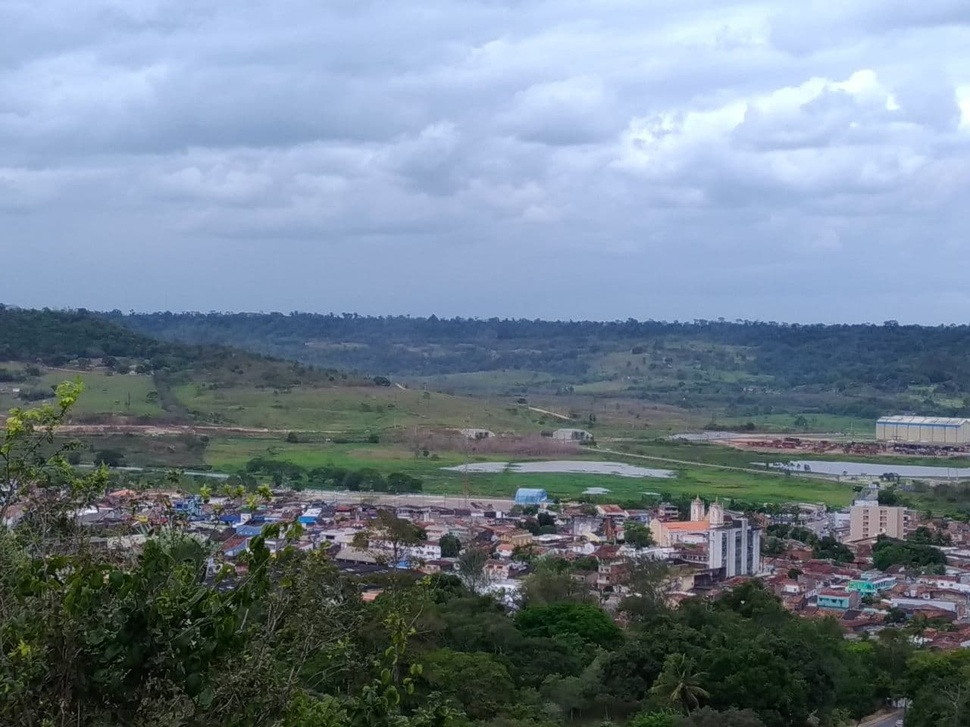
#> input picture Listas/Lista_2/imagens/img1.jpg, 970 x 727 px, shrunk from 1280 x 960 before the run; its folder holds 5 pictures in this run
$ jupyter execute --allow-errors Lista_2.ipynb
#> lines starting #> are read from the running program, lines starting #| are printed output that depends on the picture; after the words box and inside, x2 and y2 are one past the last pixel; in counts of white or black regions, pixels touching at a corner belong together
**Questão 1)** Na documentação da OpenCV é possı́vel encontrar diversos detectores e descritores 1 . Usando um conjunto com pelo menos 6 imagens (você pode tirar fotos com seu telefone, por exemplo), experimente três detectores distintos nestas imagens, incluindo o detector de Harris. Pesquise e descreva resumidamente com suas palavras (até 200 palavras para cada) como cada um funciona, incluindo seus parâmetros e quais suas principais diferenças. Exiba resultados nas suas imagens, e em quais situações cada um funciona bem ou mal. Discuta seus parâmetros. Qual deles você achou melhor? Justifique.

[cell 1]
import os
import glob
import cv2
import numpy
from matplotlib import pyplot

[cell 2]
# Read files in order: https://bit.ly/2KCRqbz
img_files = glob.glob("./imagens/*.jpg")
img_files.sort()

img = [cv2.imread(img) for img in img_files]
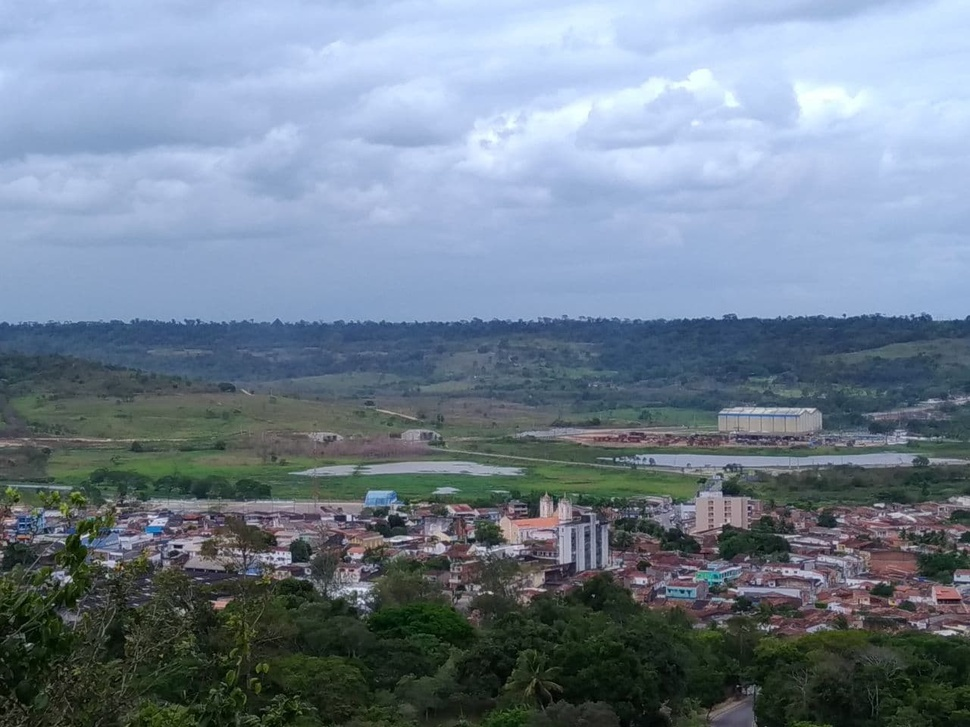
#> input picture Listas/Lista_2/imagens/img2.jpg, 970 x 727 px, shrunk from 1280 x 960 before the run
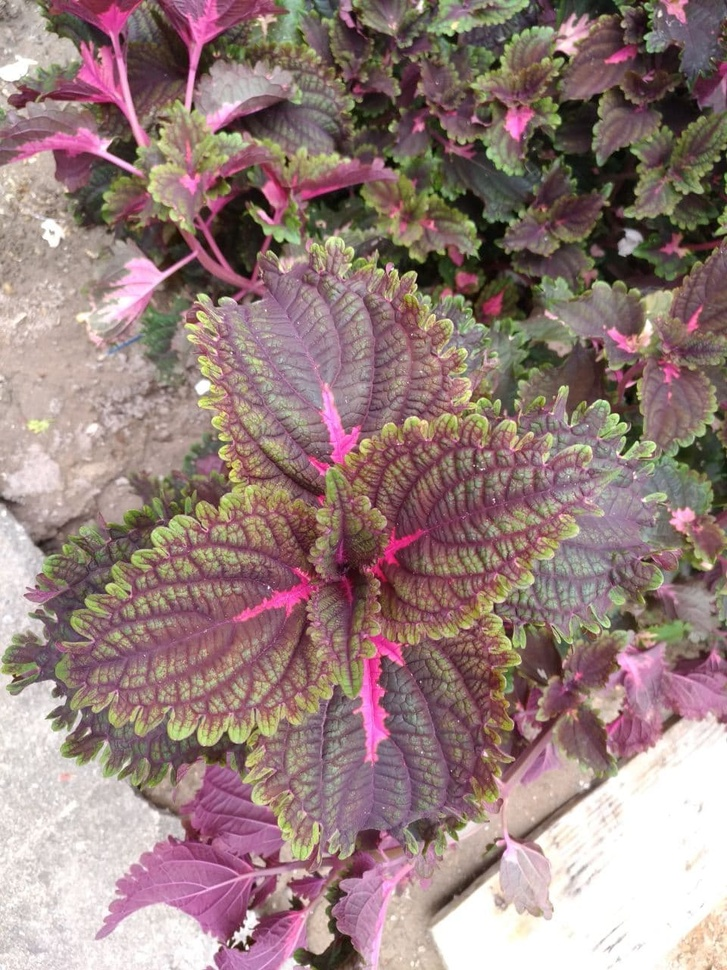
#> input picture Listas/Lista_2/imagens/img3.jpg, 727 x 970 px, shrunk from 960 x 1280 before the run
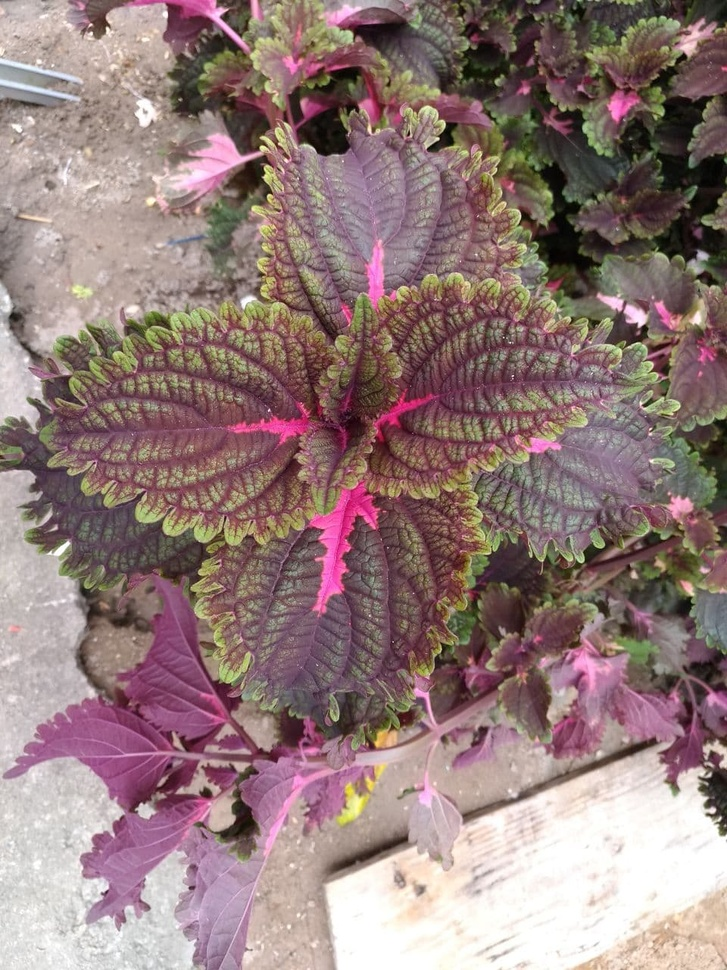
#> input picture Listas/Lista_2/imagens/img4.jpg, 727 x 970 px, shrunk from 960 x 1280 before the run
#> img = 4 items

pyplot.subplot(2, 3, 1), pyplot.imshow(img[0]), pyplot.title('Img1')
pyplot.subplot(2, 3, 2), pyplot.imshow(img[1]), pyplot.title('Img2')
pyplot.subplot(2, 3, 3), pyplot.imshow(img[2]), pyplot.title('Img3')
pyplot.subplot(2, 3, 4), pyplot.imshow(img[3]), pyplot.title('Img4')
#> (the rest of this cell did not finish here and is left out)

[cell 3]
# BGR to RGB
grayscale = [cv2.cvtColor(img_f, cv2.COLOR_BGR2GRAY) for img_f in img]
#> grayscale = 4 items

[cell 4]
# Transformando em numpy
grayscale_np = [numpy.float32(img) for img in grayscale]
#> grayscale_np = 4 items

# Aplicando o filtro de Harris
corner_harris = [cv2.cornerHarris(gray, 2, 3, 0.04) for gray in grayscale_np]
#> corner_harris = 4 items

# Marcando os pontos
corner_harris = [cv2.dilate(dst,None) for dst in corner_harris]

# Marcando o threshold para o valor ótimo com a cor vermelha [255, 0, 0]
for i in range(len(img)):
    img[i][corner_harris[i] > 0.01*corner_harris[i].max()] = [255, 0, 0]
#> this loop made 4 passes

pyplot.subplot(2, 3, 1), pyplot.imshow(img[0]), pyplot.title('Img1')
pyplot.subplot(2, 3, 2), pyplot.imshow(img[1]), pyplot.title('Img2')
pyplot.subplot(2, 3, 3), pyplot.imshow(img[2]), pyplot.title('Img3')
pyplot.subplot(2, 3, 4), pyplot.imshow(img[3]), pyplot.title('Img4')
#> (the rest of this cell did not finish here and is left out)

#> (a cell that did not finish here is left out)

[cell 6]
import numpy as np
import cv2 as cv
from matplotlib import pyplot as plt
img = cv.imread('./imagens/chessboard.png')
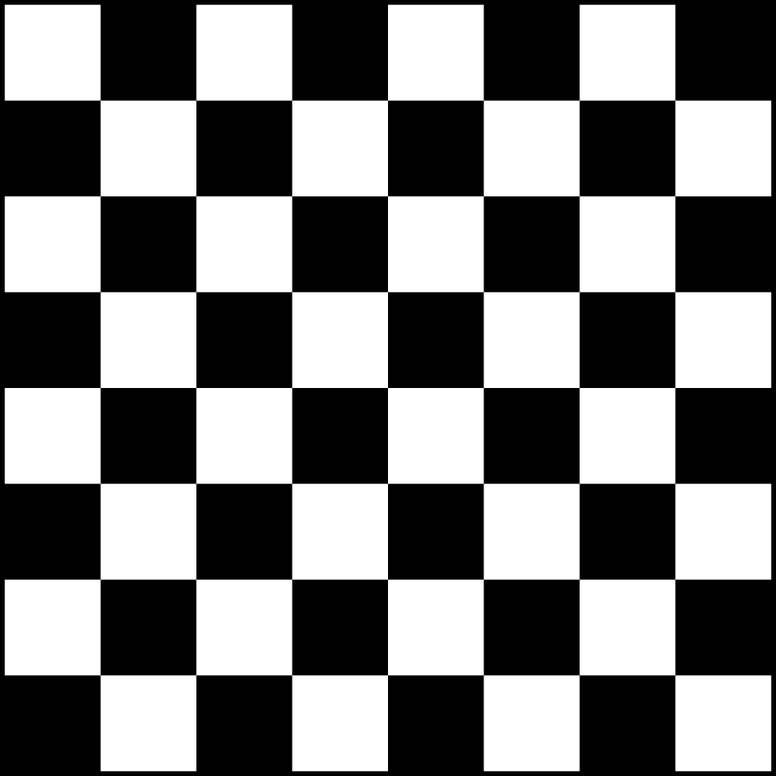
#> input picture Listas/Lista_2/imagens/chessboard.png, 776 x 776 px, shrunk from 1024 x 1024 before the run
#> img is the input picture: shape (776, 776, 3); min 0, max 255, mean 124.4
gray = cv.cvtColor(img,cv.COLOR_BGR2GRAY)
corners = cv.goodFeaturesToTrack(gray,25,0.01,10)
#> corners = 25 rows, first 8: [388, 388], [387, 483], [388, 292], [387, 579], [388, 196], [387, 675], [388, 100], [483, 388]
corners = np.int0(corners)
for i in corners:
    x,y = i.ravel()
    cv.circle(img,(x,y),3,255,-1)
#> this loop made 25 passes
#> (x, y) on passes 1 to 12: (388, 388), (387, 483), (388, 292), (387, 579), (388, 196), (387, 675), (388, 100), (483, 388), (292, 387), (196, 388), (579, 387), (100, 388)
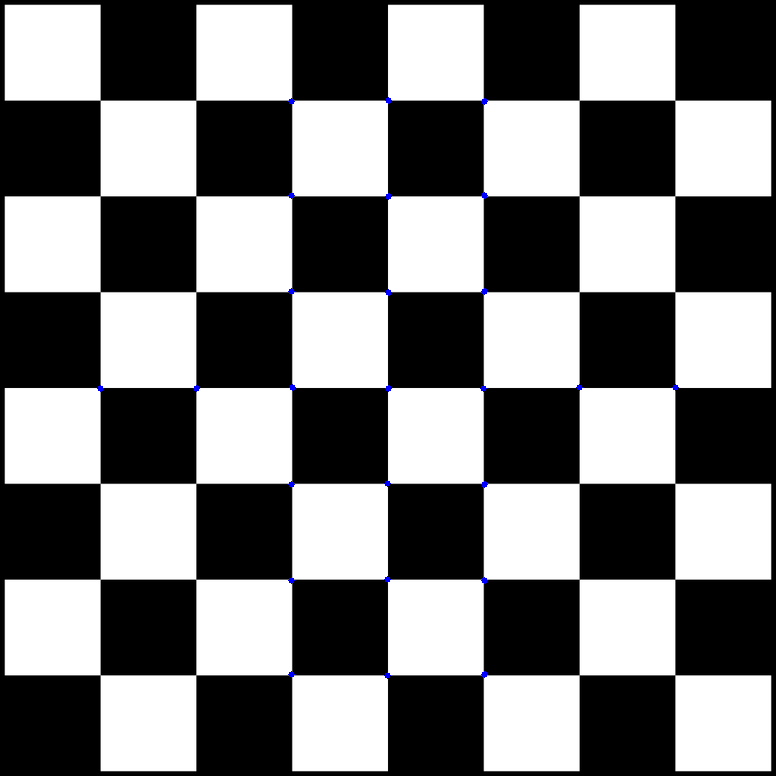
#> img: shape (776, 776, 3); 0.12% of pixels changed, all inside (x1, y1, x2, y2) = (97, 97, 679, 679)
plt.imshow(img),plt.show()
